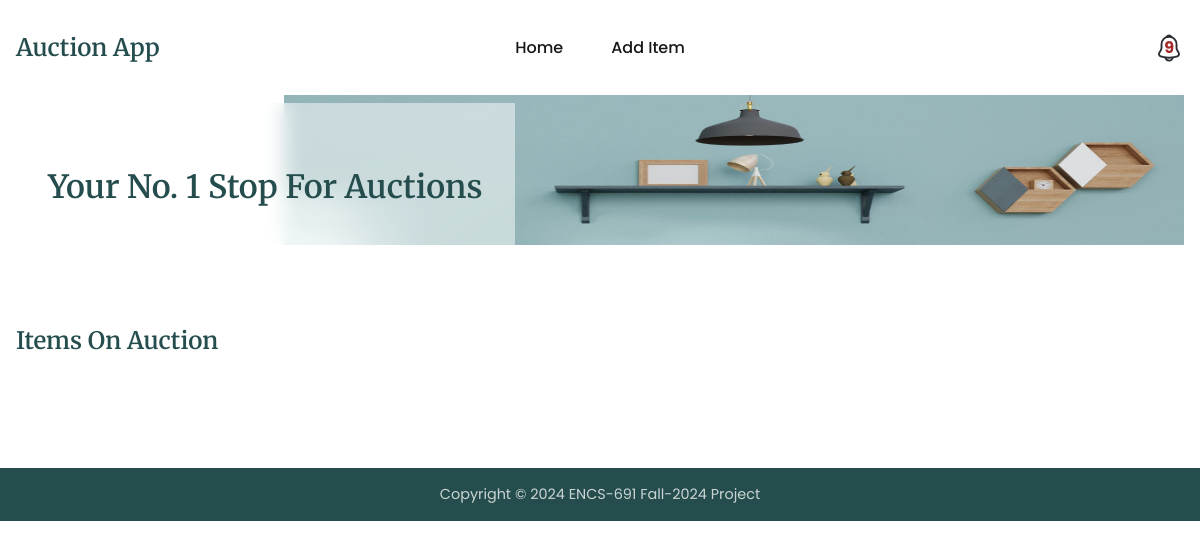
The app's page /auctions/, older data.
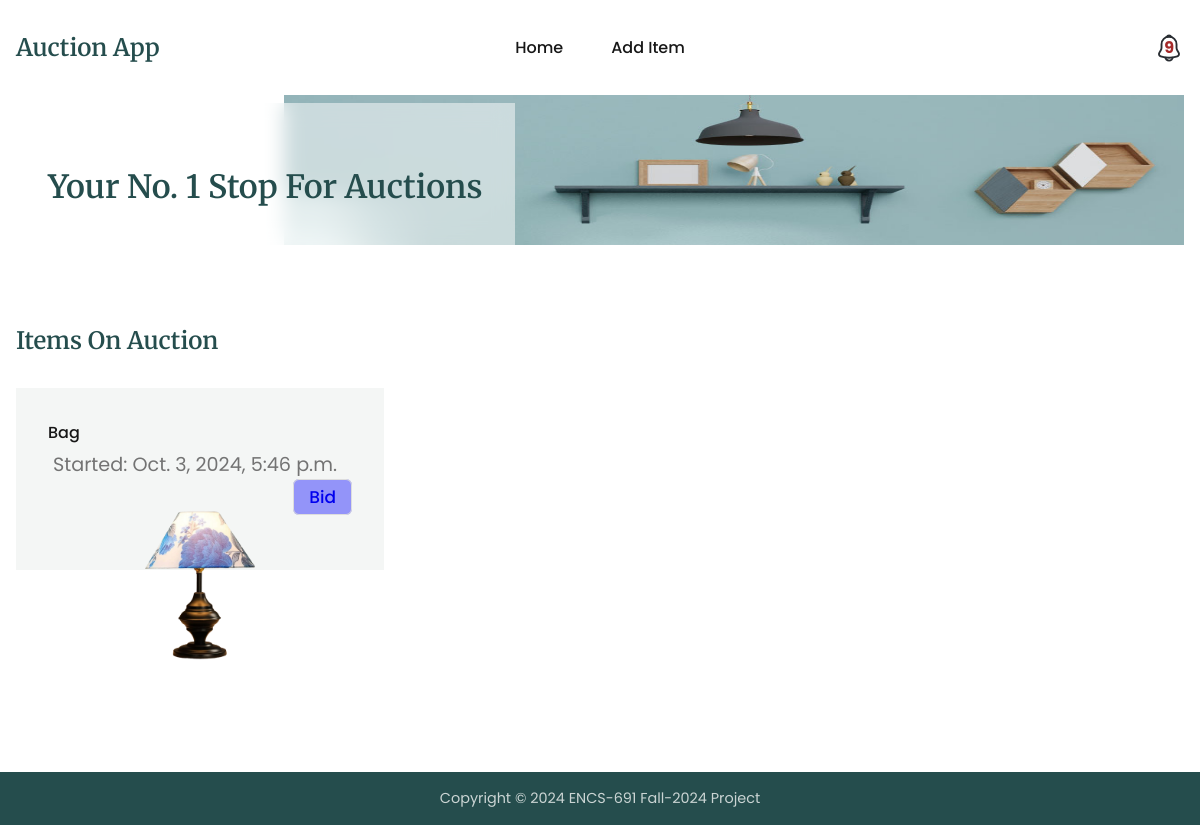
The same page, newer data.
### auctions/models.py (models this page shows, shortened)
class Item(models.Model):
    name = models.CharField(max_length=200)
    description = models.CharField(max_length=200)
    categoryid = models.CharField(max_length=200)
    subcategoryid = models.CharField(max_length=200, default='1')
    status = models.CharField(max_length=200)
    minimumbid = models.IntegerField()
    username = models.CharField(max_length=200)
    image = models.CharField(max_length=200)
    createdat = models.DateTimeField(default=timezone.now)

### auctions/views.py (the view)
# urls.py: path('', views.index, name='index'),
def index(req):
    items = getAllRecords(Item)
    filteredItem = [item for item in items if getAuctionByItemId(item.id, 'status') == 'open']
    if items:
        context = {'items': filteredItem}
        return render(req, 'auctions/index.html', context=context)
    error(req, message='Currently, no items are available for auction.')
    return render(req, 'auctions/index.html')

### auctions/utils.py (called while the page is built)
def getAllRecords(model):
    try:
        record = model.objects.all()
    except (KeyError, model.DoesNotExist):
        return None
    else:
        return record

def getAuctionByItemId(id, field=''):
    try:
        auction = Auction.objects.get(itemid=id)
    except (KeyError, Auction.DoesNotExist):
        logging.error(f'Auction does not exist')
        return None
    else:
        if field:
            return getattr(auction, field)
        return auction

### templates/auctions/index.html (shortened to what this page needs)
{% extends "base.html" %}
{% block content %}
<section class="section__container product__container" id="product">
    <h3 class="section__header">Items On Auction</h3>
    <div class="product__grid">
        {% for item in items %}
        <div class="product__card">
            <h4>{{item.name}}</h4>
            <p>Started: {{item.createdat}}</p>
            <div class="btn-div">
                <a
                    class="bid-btn"
                    href="{% url 'auctions:bidItem' item.id %}"
                >
                    Bid
                </a>
            </div>
            <img src="{{item.image}}" alt="{{item.name}}" />
        </div>
        {% endfor %}
    </div>
</section>
{% endblock %}

### templates/base.html (shortened to what this page needs)
{% load static %}
<!DOCTYPE html>
<html lang="en">
<head>
  <link rel="stylesheet" href="{% static 'css/styles.css' %}" />
  <link rel="stylesheet" href="{% static 'css/style.css' %}" />
</head>
<body>
  <nav>
    <div class="nav__header">
      <div class="nav__logo">
        <a href="#" class="logo">Auction App</a>
      </div>
    </div>
    <ul class="nav__links" id="nav-links">
      <li><a href="{% url 'auctions:index' %}">Home</a></li>
      <li><a href="{% url 'auctions:addItem' %}">Add Item</a></li>
    </ul>
    <div class="nav__notification" id="nav-search_">
      <span class="notification-count">9</span>
    </div>
  </nav>
  <header class="section__container header__container" id="home">
    <div class="header__image">
      <img src="{% static 'images/header.png' %}" alt="header" />
    </div>
    <div class="header__content">
      <div>
        <h1>Your No. 1 Stop For Auctions</h1>
      </div>
    </div>
  </header>
  {% block content %}{% endblock %}
  <footer class="footer" id="contact">
      <div class="footer__bar">
        Copyright © 2024 ENCS-691 Fall-2024 Project
      </div>
  </footer>
</body>
</html>

### auctions/static/css/styles.css (style rules this page uses)
:root { --primary-color: #254d4d; --text-dark: #171717; --text-light: #737373; --extra-light: #f4f6f5; --white: #ffffff; --max-width: 1200px; --header-font: "Merriweather", serif; }
* { padding: 0; margin: 0; box-sizing: border-box; }
.section__container { max-width: var(--max-width); margin: auto; padding: 5rem 1rem; }
.section__header { margin-bottom: 0.5rem; font-size: 1.5rem; font-weight: 600; font-family: var(--header-font); color: var(--primary-color); }
.logo { font-size: 1.5rem; font-weight: 600; font-family: var(--header-font); }
img { display: flex; width: 100%; height: 150px; }
a { text-decoration: none; transition: 0.3s; }
ul { list-style: none; }
html, body { scroll-behavior: smooth; }
body { font-family: "Poppins", sans-serif; }
nav { position: fixed; isolation: isolate; width: 100%; max-width: var(--max-width); margin-inline: auto; z-index: 9; }
.nav__header { padding: 1rem; width: 100%; display: flex; align-items: center; justify-content: space-between; background-color: var(--primary-color); }
.nav__logo .logo { color: var(--white); }
.nav__links { position: absolute; top: 65px; left: 0; width: 100%; padding: 2rem; display: flex; align-items: center; justify-content: center; flex-direction: column; gap: 2rem; background-color: var(--primary-color); transition: 0.5s; z-index: -1; transform: translateY(-100%); }
.nav__links a { font-weight: 500; color: var(--white); }
.nav__notification { position: relative; flex: 1; display: flex; align-items: center; justify-content: flex-end; gap: 1rem; }
.notification-count { position: absolute; right: 10px; top: 2px; color: brown; font-weight: bold; }
.header__container { display: grid; overflow: hidden; height: 150px; }
.header__image { grid-area: 1/1/2/2; }
.header__image img { max-width: 900px; margin-left: auto; }
.header__content { grid-area: 1/1/2/2; display: flex; align-items: center; height: 200px; }
.header__content>div { max-width: 500px; padding: 4rem 2rem; background-color: rgba(255, 255, 255, 0.5); backdrop-filter: blur(10px); }
.header__content h1 { margin-bottom: 1rem; font-size: 2rem; font-weight: 600; font-family: var(--header-font); color: var(--primary-color); }
.product__grid { margin-top: 2rem; display: grid; gap: 2rem; }
.product__card { position: relative; isolation: isolate; padding: 2rem; }
.product__card::before { position: absolute; content: ""; top: 0; left: 0; width: 100%; height: 60%; background-color: var(--extra-light); z-index: -1; transition: 0.3s; }
.product__card h4 { font-size: 1rem; font-weight: 500; color: var(--text-dark); }
.product__card p { padding: 5px; font-size: 1.2rem; color: var(--text-light); }
.product__card img { max-width: 150px; margin-inline: auto; }
.product__card .btn-div { text-align: end; }
.product__card .bid-btn { font-size: 1.2rem; font-weight: 500; cursor: pointer; padding: 5px 15px; font-size: 17px; border: 1px solid #ddd; border-radius: 6px; outline: none; background-color: rgba(0, 0, 255, 0.4); }
.footer { background-color: var(--primary-color); position: static; left: 0; right: 0; bottom: 0; width: 100%; text-align: center; }
.footer__bar { padding: 1rem; font-size: 0.9rem; color: var(--extra-light); opacity: 0.8; text-align: center; }
@media (width > 540px) { .product__grid { grid-template-columns: repeat(2, 1fr); } }
@media (width > 768px) { nav { position: static; padding: 2rem 1rem; display: flex; align-items: center; justify-content: space-between; gap: 2rem; } }
@media (width > 768px) { .nav__header { flex: 1; padding: 0; background-color: transparent; } }
@media (width > 768px) { .nav__logo .logo { color: var(--primary-color); } }
@media (width > 768px) { .nav__links { position: static; padding: 0; width: fit-content; flex-direction: row; gap: 3rem; background-color: transparent; transform: none; } }
@media (width > 768px) { .nav__links a { color: var(--text-dark); } }
@media (width > 768px) { .header__container { padding-top: 0; } }
@media (width > 768px) { .product__grid { grid-template-columns: repeat(3, 1fr); } }

### auctions/static/css/style.css (style rules this page uses)
::placeholder { text-transform: none; }
a { text-decoration: none; }

Row changes from the older to the newer data that the page shows:
added Item: name "Bag", createdat "Oct. 3, 2024, 5:46 p.m.", image (picture)
